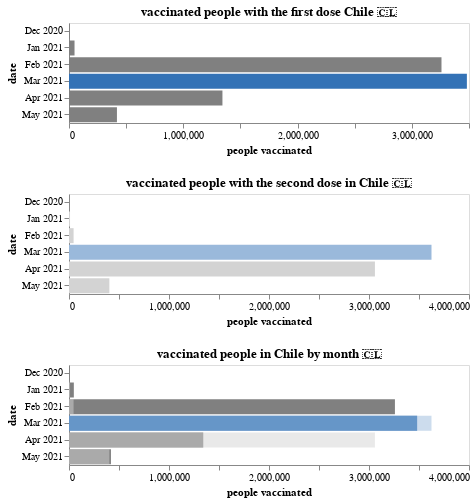

Here is the notebook cell this chart was saved with:
### Code cell
df_vaccine_diff.reset_index(inplace=True)
fig_1=alt.Chart(df_vaccine_diff).mark_bar().encode(
    x=alt.X('primera_dosis:Q',title='people vaccinated'),
    y=alt.Y('yearmonth(fecha):O',title='date'),
    color=alt.condition(
            alt.datum.primera_dosis == 3481471.00,
            alt.value('rgb(51,114,182)'),    
            alt.value('grey')
            ),
).properties(
            height=100,
            title='vaccinated people with the first dose Chile 🇨🇱'
)
fig_2=alt.Chart(df_vaccine_diff).mark_bar().encode(
    x=alt.X('segunda_dosis:Q',title='people vaccinated'),
    y=alt.Y('yearmonth(fecha):O',title='date'),
    color=alt.condition(
            alt.datum.segunda_dosis == 3624932.00,
            alt.value('rgb(154,185,219)'),    
            alt.value('lightgrey')
            )
).properties(
            height=100,
            title='vaccinated people with the second dose in Chile 🇨🇱'
)
(fig_1&fig_2&(fig_1+fig_2.encode(opacity=alt.value(0.5))).properties(title='vaccinated people in Chile by month 🇨🇱')).configure_axis(grid=False)

### Figure 1 — Vega-Lite specification as saved in the notebook (floating-point values rounded to 4 significant figures)
{"$schema": "https://vega.github.io/schema/vega-lite/v4.8.1.json", "config": {"axis": {"grid": false}, "view": {"continuousHeight": 300, "continuousWidth": 400}}, "data": {"name": "data-3aa8ea4e0b3ff429dfa3c0e6cceae795"}, "datasets": {"data-3aa8ea4e0b3ff429dfa3c0e6cceae795": [{"fecha": "2020-12-31T00:00:00", "primera_dosis": 8649, "segunda_dosis": 0}, {"fecha": "2021-01-31T00:00:00", "primera_dosis": 48355, "segunda_dosis": 10405}, {"fecha": "2021-02-28T00:00:00", "primera_dosis": 3259273, "segunda_dosis": 45885}, {"fecha": "2021-03-31T00:00:00", "primera_dosis": 3481471, "segunda_dosis": 3624932}, {"fecha": "2021-04-30T00:00:00", "primera_dosis": 1342597, "segunda_dosis": 3059197}, {"fecha": "2021-05-31T00:00:00", "primera_dosis": 419509, "segunda_dosis": 403569}]}, "vconcat": [{"encoding": {"color": {"condition": {"test": "(datum.primera_dosis === 3481471.0)", "value": "rgb(51,114,182)"}, "value": "grey"}, "x": {"field": "primera_dosis", "title": "people vaccinated", "type": "quantitative"}, "y": {"field": "fecha", "timeUnit": "yearmonth", "title": "date", "type": "ordinal"}}, "height": 100, "mark": "bar", "title": "vaccinated people with the first dose Chile 🇨🇱"}, {"encoding": {"color": {"condition": {"test": "(datum.segunda_dosis === 3624932.0)", "value": "rgb(154,185,219)"}, "value": "lightgrey"}, "x": {"field": "segunda_dosis", "title": "people vaccinated", "type": "quantitative"}, "y": {"field": "fecha", "timeUnit": "yearmonth", "title": "date", "type": "ordinal"}}, "height": 100, "mark": "bar", "title": "vaccinated people with the second dose in Chile 🇨🇱"}, {"layer": [{"encoding": {"color": {"condition": {"test": "(datum.primera_dosis === 3481471.0)", "value": "rgb(51,114,182)"}, "value": "grey"}, "x": {"field": "primera_dosis", "title": "people vaccinated", "type": "quantitative"}, "y": {"field": "fecha", "timeUnit": "yearmonth", "title": "date", "type": "ordinal"}}, "height": 100, "mark": "bar", "title": "vaccinated people with the first dose Chile 🇨🇱"}, {"encoding": {"color": {"condition": {"test": "(datum.segunda_dosis === 3624932.0)", "value": "rgb(154,185,219)"}, "value": "lightgrey"}, "opacity": {"value": 0.5}, "x": {"field": "segunda_dosis", "title": "people vaccinated", "type": "quantitative"}, "y": {"field": "fecha", "timeUnit": "yearmonth", "title": "date", "type": "ordinal"}}, "height": 100, "mark": "bar", "title": "vaccinated people with the second dose in Chile 🇨🇱"}], "title": "vaccinated people in Chile by month 🇨🇱"}]}
